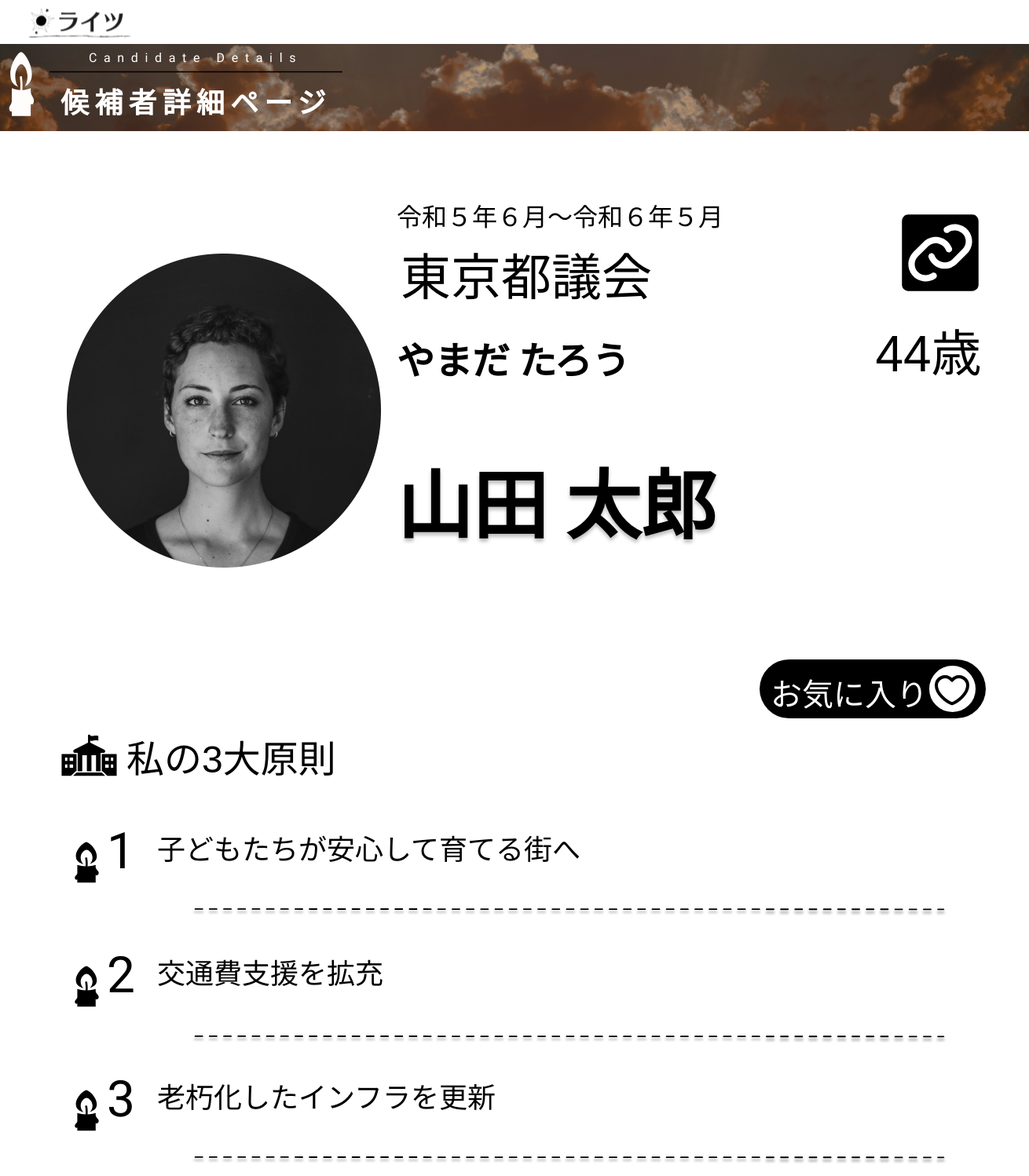
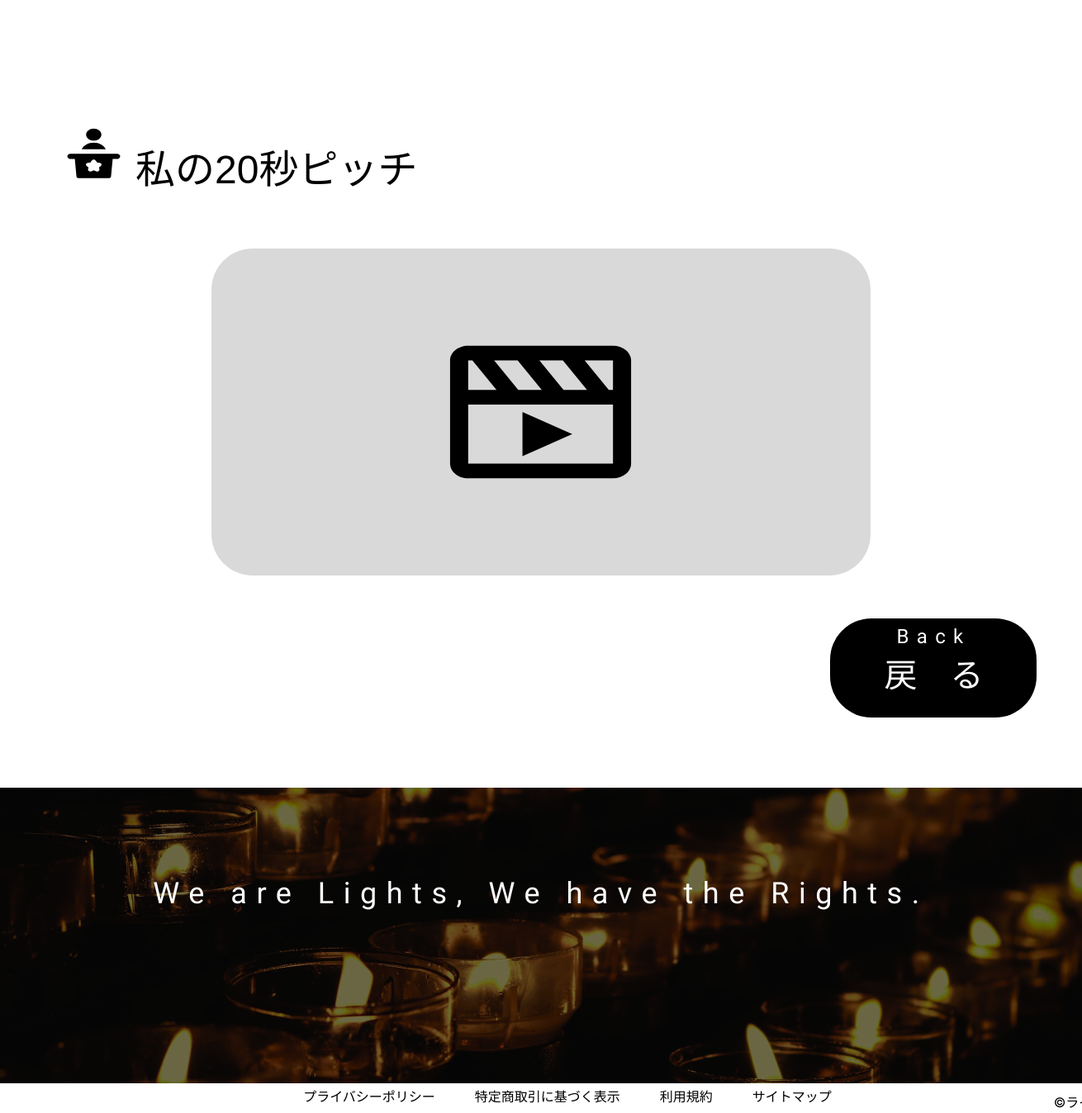
Screenshot of /detail.php?id=3 with the database file from the repository (2 pictures, top to bottom).
### tables this page shows
CREATE TABLE `candidates` (
  `id` int(12) NOT NULL,
  `name` varchar(64) NOT NULL,
  `kana` varchar(64) NOT NULL,
  `birthdate` varchar(12) NOT NULL,
  `gender` varchar(12) NOT NULL,
  `district` varchar(64) NOT NULL,
  `period` varchar(64) NOT NULL,
  `link` varchar(128) NOT NULL,
  `principle1` varchar(80) NOT NULL,
  `principle2` varchar(80) NOT NULL,
  `principle3` varchar(80) NOT NULL
);

### funcs.php (called while the page is built)
<?php
function h($str) {
    return htmlspecialchars($str, ENT_QUOTES, 'UTF-8');
  }

### detail.php (the view, shortened to what this page needs)
<?php
require_once('funcs.php');
try {
    $pdo = new PDO('mysql:dbname=final_01;charset=utf8;host=localhost','root','');
} catch (PDOException $e) {
    exit('DBConnectError:'.$e->getMessage());
}
$id = isset($_GET['id']) ? $_GET['id'] : '';
$sql = "SELECT * FROM candidates WHERE id = :id";
$stmt = $pdo->prepare($sql);
$stmt->bindValue(':id', $id, PDO::PARAM_INT);
$status = $stmt->execute();
if ($status == false) {
    $error = $stmt->errorInfo();
    exit("ErrorQuery:".$error[2]);
} else {
    $candidate = $stmt->fetch(PDO::FETCH_ASSOC);
}
$birthdate = new DateTime($candidate['birthdate']);
$now = new DateTime();
$age = $birthdate->diff($now)->y;
?>
<!DOCTYPE html>
<html>
  <head>
    <link rel="stylesheet" type="text/css" href="css/detail.css" />
    <link rel="stylesheet" type="text/css" href="css/styleguide.css" />
    <link rel="stylesheet" type="text/css" href="css/globals.css" />
  </head>
  <body style="margin: 0; background: #ffffff">
    <div class="container-center-horizontal">
      <div class="detail screen">
      <a href="index.php">
        <img class="header" src="img/header-1.svg" alt="header" />
      </a>
        <div class="top">
          <div class="overlap-group1">
            <div class="view">
              <div class="overlap-group">
                <div class="create-an-account preahvihear-normal-white-16px">Candidate Details</div>
                <img class="line-1-1" src="img/line-1.svg" alt="Line 1" />
              </div>
              <div class="text_label text_label-2 inter-bold-white-36px">候補者詳細ページ</div>
            </div>
            <img class="game-iconscandle-light" src="img/game-icons-candle-light-7.svg" alt="game-icons:candle-light" />
          </div>
        </div>
        <div class="view-1">
          <img class="image" src="img/--------@2x.png" alt="image" />
          <div class="flex-col-1 flex-col-5">
            <div class="flex-row">
              <div class="text-container">
                <div class="text-62"><?= h($candidate['period']) ?></div>
                <div class="text-61"><?= h($candidate['district']) ?></div>
                <div class="text-60"><?= h($candidate['kana']) ?></div>
              </div>
              <div class="flex-col-2 flex-col-5">
                <a href="<?= h($candidate['link']) ?>" target="_blank">
                  <img class="image-1" src="img/-------.svg" alt="image" />
                </a>
                <div class="text-58"><?= $age ?>歳</div>
              </div>
            </div>
            <h1 class="text-59"><?= h($candidate['name']) ?></h1>
          </div>
        </div>
        <div class="view-2">
          <div class="overlap-group4">
            <div class="text-68">お気に入り</div>
            <img class="like" src="img/-------like-.svg" alt="like" />
          </div>
        </div>
        <div class="x3">
          <div class="flex-row-1">
            <img class="mappolitical" src="img/map-political.svg" alt="map:political" />
            <div class="text-66">私の3大原則</div>
          </div>
          <div class="x1">
            <div class="group-1">
              <img class="vector" src="img/vector.svg" alt="Vector" />
              <div class="number preahvihear-normal-black-64px">1</div>
            </div>
            <div class="flex-col">
              <div class="text-6 roboto-medium-black-36px"><?= h($candidate['principle1']) ?></div>
              <img class="line-1" src="img/line-1-3.svg" alt="Line 1" />
            </div>
          </div>
          <div class="x3-item">
            <div class="group-1">
              <img class="vector" src="img/vector.svg" alt="Vector" />
              <div class="number preahvihear-normal-black-64px">2</div>
            </div>
            <div class="flex-col-3 flex-col-5">
              <div class="text-6 roboto-medium-black-36px"><?= h($candidate['principle2']) ?></div>
              <img class="line-1" src="img/line-1-4.svg" alt="Line 1" />
            </div>
          </div>
          <div class="x3-item">
            <div class="group-1">
              <img class="vector" src="img/vector.svg" alt="Vector" />
              <div class="number preahvihear-normal-black-64px">3</div>
            </div>
            <div class="flex-col">
              <div class="text-6 roboto-medium-black-36px"><?= h($candidate['principle3']) ?></div>
              <img class="line-1" src="img/line-1-5.svg" alt="Line 1" />
            </div>
          </div>
        </div>
        <div class="x20">
          <img class="vector-1" src="img/vector-3.svg" alt="Vector" />
          <div class="flex-col-4 flex-col-5">
            <div class="text-67">私の20秒ピッチ</div>
            <div class="overlap-group2">
              <img class="bxmovie-play" src="img/bx-movie-play.svg" alt="bx:movie-play" />
            </div>
          </div>
        </div>
        <a href="javascript:history.back()" class="align-self-flex-end">
          <div class="view-3">
            <div class="overlap-group3">
              <div class="text_label-1 text_label-2 preahvihear-normal-white-40px">戻　る</div>
              <div class="enter preahvihear-normal-white-24px">Back</div>
            </div>
          </div>
        </a>
        <div class="footer">
          <div class="footer-1">
            <p class="we-are-lights-we-have-the-rights preahvihear-normal-white-36px">
              We are Lights, We have the Rights.
            </p>
          </div>
          <div class="footer-link-container">
            <div class="footer-link preahvihear-normal-black-16px">
              プライバシーポリシー　　　特定商取引に基づく表示　　　利用規約　　　サイトマップ
            </div>
            <div class="footer-link-1 inter-normal-black-16px">©ライツ</div>
          </div>
        </div>
      </div>
    </div>
  </body>
</html>

### css/styleguide.css (style rules this page uses)
:root { --black: #000000; --eerie-black: #1b1b1b; --gray: #908d8d; --pink-swan: #bcb9b9; --white: #ffffff; --font-size-l: 28px; --font-size-m: 24px; --font-size-s: 16px; --font-size-xl: 32px; --font-size-xxl: 36px; --font-size-xxxl: 40px; --font-size-xxxxl: 48px; --font-family-inter: "Inter", Helvetica; --font-family-inter-medium: "Inter-Medium", Helvetica; --font-family-preahvihear: "Preahvihear", Helvetica; --font-family-roboto: "Roboto", Helvetica; --font-family-roboto-medium: "Roboto-Medium", Helvetica; }
.preahvihear-normal-white-40px { color: var(--white); font-family: var(--font-family-preahvihear); font-size: var(--font-size-xxxl); font-style: normal; font-weight: 400; }
.preahvihear-normal-white-24px { color: var(--white); font-family: var(--font-family-preahvihear); font-size: var(--font-size-m); font-style: normal; font-weight: 400; }
.preahvihear-normal-white-36px { color: var(--white); font-family: var(--font-family-preahvihear); font-size: var(--font-size-xxl); font-style: normal; font-weight: 400; }
.preahvihear-normal-black-16px { color: var(--black); font-family: var(--font-family-preahvihear); font-size: var(--font-size-s); font-style: normal; font-weight: 400; }
.inter-normal-black-16px { color: var(--black); font-family: var(--font-family-inter); font-size: var(--font-size-s); font-style: normal; font-weight: 400; }
.preahvihear-normal-white-16px { color: var(--white); font-family: var(--font-family-preahvihear); font-size: var(--font-size-s); font-style: normal; font-weight: 400; }
.inter-bold-white-36px { color: var(--white); font-family: var(--font-family-inter); font-size: var(--font-size-xxl); font-style: normal; font-weight: 700; }
.preahvihear-normal-black-64px { color: var(--black); font-family: var(--font-family-preahvihear); font-size: 64px; font-style: normal; font-weight: 400; }
.roboto-medium-black-36px { color: var(--black); font-family: var(--font-family-roboto-medium); font-size: var(--font-size-xxl); font-style: normal; font-weight: 500; }

### css/globals.css (style rules this page uses)
.screen a { display: contents; text-decoration: none; }
.container-center-horizontal { display: flex; flex-direction: row; justify-content: center; pointer-events: none; width: 100%; }
.container-center-horizontal > * { flex-shrink: 0; pointer-events: auto; }
.align-self-flex-end { align-self: flex-end; }
* { box-sizing: border-box; }
.top { align-items: center; background-image: url(../img/rectangle-1.png); background-position: 50% 50%; background-size: cover; display: flex; height: 150px; margin-top: 56px; min-width: 1400px; padding: 0 34px; z-index: 2; }
.create-an-account { left: 38px; letter-spacing: 8.64px; line-height: normal; position: absolute; text-align: center; top: 0; width: 296px; }
.enter { left: 20px; letter-spacing: 9.36px; line-height: normal; position: absolute; text-align: center; top: 0; width: 179px; }
.footer-1 { align-items: flex-end; background-image: url(../img/footer.png); background-position: 50% 50%; background-size: cover; display: flex; height: 358px; padding: 139px 149px; width: 1400px; }
.we-are-lights-we-have-the-rights { letter-spacing: 11.52px; line-height: normal; min-height: 76px; text-align: center; width: 1102px; }
.footer-link-container { align-items: flex-start; display: flex; gap: 217px; height: 30px; min-width: 1023px; }
.footer-link { letter-spacing: 0; line-height: 24px; text-align: center; white-space: nowrap; width: 710px; }
.footer-link-1 { align-self: flex-end; letter-spacing: 0; line-height: 24px; text-align: center; white-space: nowrap; width: 96px; }

### rows the page displays
candidates: period "令和５年６月～令和６年５月", district "東京都議会", kana "やまだ たろう", name "山田 太郎", principle1 "子どもたちが安心して育てる街へ", principle2 "交通費支援を拡充", principle3 "老朽化したインフラを更新"
